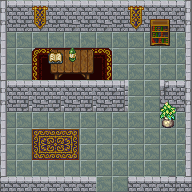

Rendered tile map (Tiled .tmx) drawn with the repository's tilesets; below, a short description and the map source with its tile grids summarised:
An orthogonal 12x12 tile map with 16x16 px tiles, 6 tile layers (Floor, Decoration, Walls (low), Kachelebene 7, ...), 1 hidden layer not drawn and 1 object.

<map version="1.0" orientation="orthogonal" width="12" height="12" tilewidth="16" tileheight="16">
 <properties>
  <property name="name" value="MicroAdventure" />
 </properties>
 <tileset firstgid="1" name="rpg indoor tileset expansion 1 trans" tilewidth="16" tileheight="16">
  <image source="rpg indoor tileset expansion 1 trans.png" width="176" height="192" />
 </tileset>
 <layer name="Floor" width="12" height="12">
  <data>[144 cells, 144 non-empty, 1 distinct tile ids]</data>
 </layer>
 <layer name="Decoration" width="12" height="12">
  <data>[144 cells, 17 non-empty, 15 distinct tile ids]</data>
 </layer>
 <layer name="Walls (low)" width="12" height="12">
  <properties>
   <property name="seito" value="YES" />
  </properties>
  <data>[144 cells, 61 non-empty, 16 distinct tile ids]</data>
 </layer>
 <layer name="Kachelebene 7" width="12" height="12">
  <data>[144 cells, 8 non-empty, 6 distinct tile ids]</data>
 </layer>
 <objectgroup name="Seito" width="12" height="12" />
 <layer name="Walls (high)" width="12" height="12">
  <data>[144 cells, 13 non-empty, 9 distinct tile ids]</data>
 </layer>
 <layer name="On the table" width="12" height="12">
  <data>[144 cells, 4 non-empty, 4 distinct tile ids]</data>
 </layer>
 <objectgroup name="Cereal on the table" width="12" height="12">
  <properties>
   <property name="cereal" value="YES" />
  </properties>
  <object gid="70" x="74" y="69" />
 </objectgroup>
 <layer name="Unwalkable" width="12" height="12" visible="0">
  <data>[144 cells, 66 non-empty, 2 distinct tile ids]</data>
 </layer>
</map>